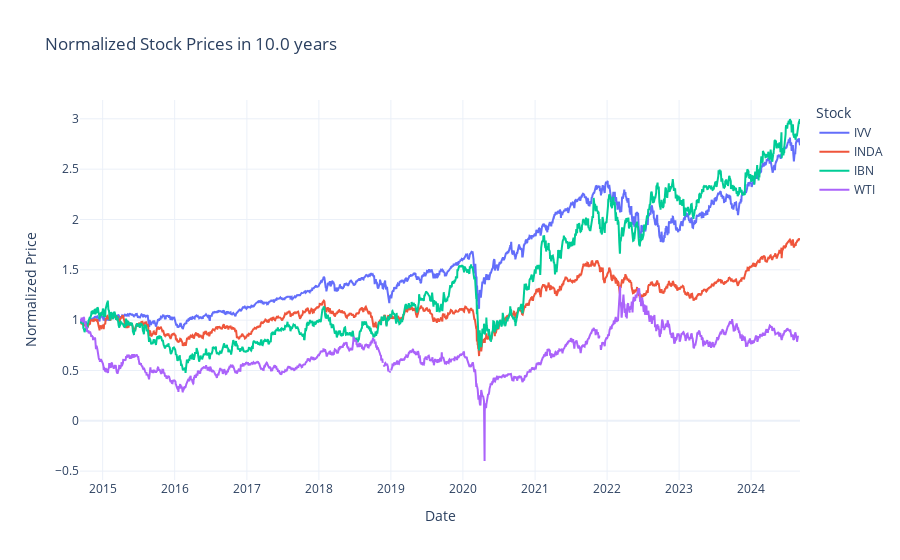

Write notebook code for a chart like this one.
### Code cell
stock_daily_ts_consolidate_normalized_df = stock_daily_ts_consolidate_df / stock_daily_ts_consolidate_df.iloc[-1]


# Create a Plotly figure
fig = go.Figure()

# Add traces for each stock
for column in stock_daily_ts_consolidate_normalized_df.columns:
    fig.add_trace(go.Scatter(
        x=stock_daily_ts_consolidate_normalized_df.index,
        y=stock_daily_ts_consolidate_normalized_df[column],
        mode='lines',
        name=column
    ))

# Customize layout
fig.update_layout(
    title=f'Normalized Stock Prices in {window_days/365} years',
    xaxis_title='Date',
    yaxis_title='Normalized Price',
    legend_title='Stock',
    template='plotly_white'
)

# Show the plot
fig.show()

### Figure 1 — Plotly figure (JSON) as saved in the notebook; plotly's stock layout.template omitted (floating-point values rounded to 4 significant figures; data arrays with more than 128 entries replaced by an {"elided": "..."} marker saying what was removed)
{"data": [{"mode": "lines", "name": "IVV", "type": "scatter", "x": {"elided": "2516 str values"}, "y": {"elided": "2516 float values"}}, {"mode": "lines", "name": "INDA", "type": "scatter", "x": {"elided": "2516 str values"}, "y": {"elided": "2516 float values"}}, {"mode": "lines", "name": "IBN", "type": "scatter", "x": {"elided": "2516 str values"}, "y": {"elided": "2516 float values"}}, {"mode": "lines", "name": "WTI", "type": "scatter", "x": {"elided": "2516 str values"}, "y": {"elided": "2516 float values"}}], "layout": {"legend": {"title": {"text": "Stock"}}, "title": {"text": "Normalized Stock Prices in 10.0 years"}, "xaxis": {"title": {"text": "Date"}}, "yaxis": {"title": {"text": "Normalized Price"}}}}
